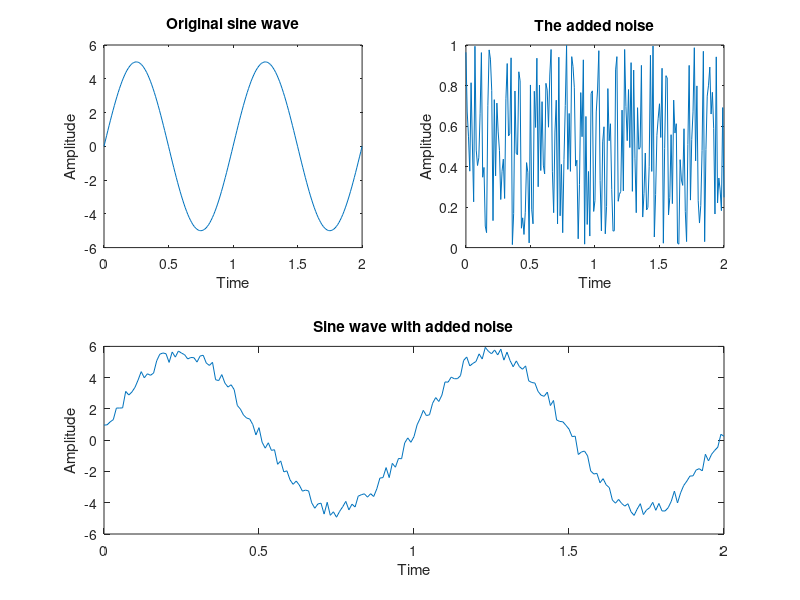

Recreate this plot in MATLAB. (Note: this script raises an error after producing the figure.)
t = 0:0.01:2;
a = 5;
f = 1;

y = a * sin(2 * pi * f * t);
ns = rand(1, length(t));

subplot(2, 2, 1)
plot(t, y)

title("Original sine wave")
xlabel("Time")
ylabel("Amplitude")

subplot(2, 2, 2)
plot(t, ns)

title("The added noise");
xlabel("Time");
ylabel("Amplitude");

subplot(2, 1, 2)
plot(t, ns + y)

title("Sine wave with added noise");
xlabel("Time");
ylabel("Amplitude");


sgtitle("Noisy sine wave")
